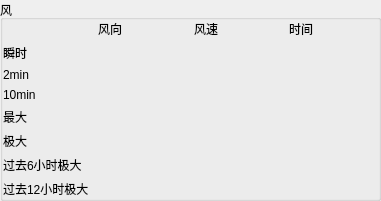
   <widget class="QGroupBox" name="Wind_GB">
    <property name="geometry">
     <rect>
      <x>10</x>
      <y>380</y>
      <width>381</width>
      <height>191</height>
     </rect>
    </property>
    <property name="styleSheet">
     <string notr="true"/>
    </property>
    <property name="title">
     <string>风</string>
    </property>
    <layout class="QGridLayout" name="gridLayout">
     <property name="leftMargin">
      <number>0</number>
     </property>
     <property name="topMargin">
      <number>0</number>
     </property>
     <property name="rightMargin">
      <number>0</number>
     </property>
     <property name="bottomMargin">
      <number>0</number>
     </property>
     <property name="spacing">
      <number>6</number>
     </property>
     <item row="2" column="2">
      <widget class="MyDoubleLabel" name="WS2_DL">
       <property name="styleSheet">
        <string notr="true"/>
       </property>
       <property name="rightText">
        <string>99999</string>
       </property>
       <property name="leftText">
        <string>99999</string>
       </property>
       <property name="alignment">
        <enum>MyDoubleLabel::AlignLeft</enum>
       </property>
      </widget>
     </item>
     <item row="0" column="1">
      <widget class="QLabel" name="label_2">
       <property name="text">
        <string>风向</string>
       </property>
      </widget>
     </item>
     <item row="0" column="2">
      <widget class="QLabel" name="label_8">
       <property name="text">
        <string>风速</string>
       </property>
      </widget>
     </item>
     <item row="0" column="3">
      <widget class="QLabel" name="label">
       <property name="text">
        <string>时间</string>
       </property>
      </widget>
     </item>
     <item row="1" column="0">
      <widget class="QLabel" name="label_3">
       <property name="text">
        <string>瞬时</string>
       </property>
      </widget>
     </item>
     <item row="3" column="0">
      <widget class="QLabel" name="label_5">
       <property name="text">
        <string>10min</string>
       </property>
      </widget>
     </item>
     <item row="4" column="0">
      <widget class="QLabel" name="label_6">
       <property name="text">
        <string>最大</string>
       </property>
      </widget>
     </item>
     <item row="5" column="0">
      <widget class="QLabel" name="label_7">
       <property name="text">
        <string>极大</string>
       </property>
      </widget>
     </item>
     <item row="6" column="0">
      <widget class="QLabel" name="label_9">
       <property name="text">
        <string>过去6小时极大</string>
       </property>
      </widget>
     </item>
     <item row="7" column="0">
      <widget class="QLabel" name="label_10">
       <property name="text">
        <string>过去12小时极大</string>
       </property>
      </widget>
     </item>
     <item row="1" column="1">
      <widget class="MyDoubleLabel" name="WD_DL">
       <property name="rightText">
        <string>中文1</string>
       </property>
       <property name="leftText">
        <string>左中文</string>
       </property>
       <property name="alignment">
        <enum>MyDoubleLabel::AlignLeft</enum>
       </property>
      </widget>
     </item>
     <item row="1" column="2">
      <widget class="MyDoubleLabel" name="WS_DL">
       <property name="styleSheet">
        <string notr="true"/>
       </property>
       <property name="rightText">
        <string>99999</string>
       </property>
       <property name="leftText">
        <string>99999</string>
       </property>
       <property name="alignment">
        <enum>MyDoubleLabel::AlignLeft</enum>
       </property>
      </widget>
     </item>
     <item row="3" column="1">
      <widget class="MyDoubleLabel" name="WD10_DL">
       <property name="styleSheet">
        <string notr="true"/>
       </property>
       <property name="rightText">
        <string>99999</string>
       </property>
       <property name="leftText">
        <string>99999</string>
       </property>
       <property name="alignment">
        <enum>MyDoubleLabel::AlignLeft</enum>
       </property>
      </widget>
     </item>
     <item row="3" column="2">
      <widget class="MyDoubleLabel" name="WS10_DL">
       <property name="styleSheet">
        <string notr="true"/>
       </property>
       <property name="rightText">
        <string>99999</string>
       </property>
       <property name="leftText">
        <string>99999</string>
       </property>
       <property name="alignment">
        <enum>MyDoubleLabel::AlignLeft</enum>
       </property>
      </widget>
     </item>
     <item row="5" column="3">
      <widget class="MyDoubleLabel" name="ExWST_DL">
       <property name="styleSheet">
        <string notr="true"/>
       </property>
       <property name="rightText">
        <string>99999</string>
       </property>
       <property name="leftText">
        <string>99999</string>
       </property>
       <property name="alignment">
        <enum>MyDoubleLabel::AlignLeft</enum>
       </property>
      </widget>
     </item>
     <item row="4" column="1">
      <widget class="MyDoubleLabel" name="MaxWD_DL">
       <property name="styleSheet">
        <string notr="true"/>
       </property>
       <property name="rightText">
        <string>99999</string>
       </property>
       <property name="leftText">
        <string>99999</string>
       </property>
       <property name="alignment">
        <enum>MyDoubleLabel::AlignLeft</enum>
       </property>
      </widget>
     </item>
     <item row="2" column="1">
      <widget class="MyDoubleLabel" name="WD2_DL">
       <property name="styleSheet">
        <string notr="true"/>
       </property>
       <property name="rightText">
        <string>99999</string>
       </property>
       <property name="leftText">
        <string>99999</string>
       </property>
       <property name="alignment">
        <enum>MyDoubleLabel::AlignLeft</enum>
       </property>
      </widget>
     </item>
     <item row="4" column="3">
      <widget class="MyDoubleLabel" name="MaxWST_DL">
       <property name="styleSheet">
        <string notr="true"/>
       </property>
       <property name="rightText">
        <string>99999</string>
       </property>
       <property name="leftText">
        <string>99999</string>
       </property>
       <property name="alignment">
        <enum>MyDoubleLabel::AlignLeft</enum>
       </property>
      </widget>
     </item>
     <item row="5" column="1">
      <widget class="MyDoubleLabel" name="ExWD_DL">
       <property name="styleSheet">
        <string notr="true"/>
       </property>
       <property name="rightText">
        <string>99999</string>
       </property>
       <property name="leftText">
        <string>99999</string>
       </property>
       <property name="alignment">
        <enum>MyDoubleLabel::AlignLeft</enum>
       </property>
      </widget>
     </item>
     <item row="6" column="1">
      <widget class="MyDoubleLabel" name="ExWD6_DL">
       <property name="styleSheet">
        <string notr="true"/>
       </property>
       <property name="rightText">
        <string>99999</string>
       </property>
       <property name="leftText">
        <string>99999</string>
       </property>
       <property name="alignment">
        <enum>MyDoubleLabel::AlignLeft</enum>
       </property>
      </widget>
     </item>
     <item row="6" column="2">
      <widget class="MyDoubleLabel" name="ExWS6_DL">
       <property name="styleSheet">
        <string notr="true"/>
       </property>
       <property name="rightText">
        <string>99999</string>
       </property>
       <property name="leftText">
        <string>99999</string>
       </property>
       <property name="alignment">
        <enum>MyDoubleLabel::AlignLeft</enum>
       </property>
      </widget>
     </item>
     <item row="5" column="2">
      <widget class="MyDoubleLabel" name="ExWS_DL">
       <property name="styleSheet">
        <string notr="true"/>
       </property>
       <property name="rightText">
        <string>99999</string>
       </property>
       <property name="leftText">
        <string>99999</string>
       </property>
       <property name="alignment">
        <enum>MyDoubleLabel::AlignLeft</enum>
       </property>
      </widget>
     </item>
     <item row="4" column="2">
      <widget class="MyDoubleLabel" name="MaxWS_DL">
       <property name="styleSheet">
        <string notr="true"/>
       </property>
       <property name="rightText">
        <string>99999</string>
       </property>
       <property name="leftText">
        <string>99999</string>
       </property>
       <property name="alignment">
        <enum>MyDoubleLabel::AlignLeft</enum>
       </property>
      </widget>
     </item>
     <item row="2" column="0">
      <widget class="QLabel" name="label_4">
       <property name="text">
        <string>2min</string>
       </property>
      </widget>
     </item>
     <item row="7" column="1">
      <widget class="MyDoubleLabel" name="ExWD12_DL">
       <property name="styleSheet">
        <string notr="true"/>
       </property>
       <property name="rightText">
        <string>99999</string>
       </property>
       <property name="leftText">
        <string>99999</string>
       </property>
       <property name="alignment">
        <enum>MyDoubleLabel::AlignLeft</enum>
       </property>
      </widget>
     </item>
     <item row="7" column="2">
      <widget class="MyDoubleLabel" name="ExWS12_DL">
       <property name="styleSheet">
        <string notr="true"/>
       </property>
       <property name="rightText">
        <string>99999</string>
       </property>
       <property name="leftText">
        <string>99999</string>
       </property>
       <property name="alignment">
        <enum>MyDoubleLabel::AlignLeft</enum>
       </property>
      </widget>
     </item>
     <item row="8" column="1">
      <spacer name="verticalSpacer_11">
       <property name="orientation">
        <enum>Qt::Vertical</enum>
       </property>
       <property name="sizeHint" stdset="0">
        <size>
         <width>20</width>
         <height>40</height>
        </size>
       </property>
      </spacer>
     </item>
    </layout>
   </widget>
